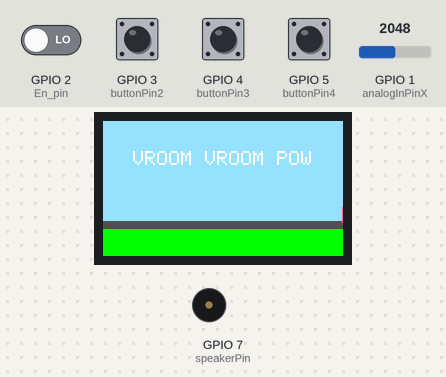
The sketch below on a simulated ESP32-S3. Parts: 240×135 colour display, buzzer (waves = sounding). The inputs (shaded band) are chosen by the test bench; at power-on: GPIO 2 (En_pin), GPIO 3 (buttonPin2), GPIO 4 (buttonPin3), GPIO 5 (buttonPin4) LOW, GPIO 1 (analogInPinX) = 2048. Random numbers use the default seed unless the sketch sets one; EEPROM starts erased; what the sketch prints to the serial monitor is not drawn.

Above: at 3.3 s.
At 5.4 s:
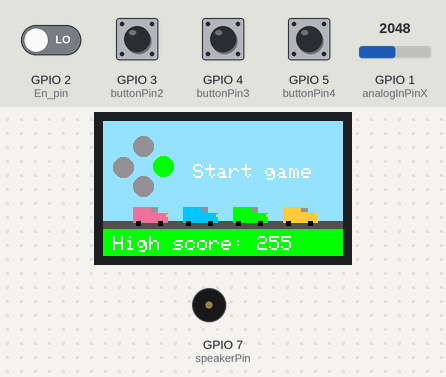
5.5 s: GPIO 2 (En_pin) driven HIGH
At 6.7 s:
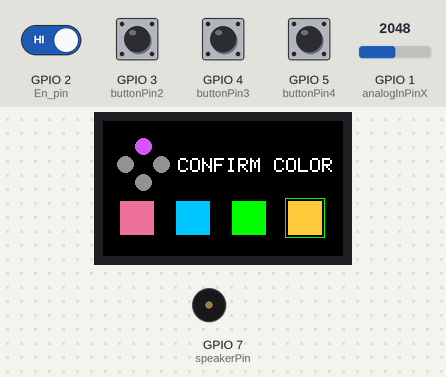
7.4 s: GPIO 5 (buttonPin4) pulled HIGH for 1 s
At 8.6 s:
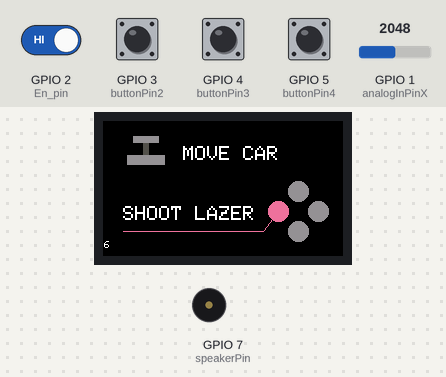
14.4 s: GPIO 1 (analogInPinX) set to 491
17.4 s: GPIO 1 (analogInPinX) set to 129
At 20.6 s:
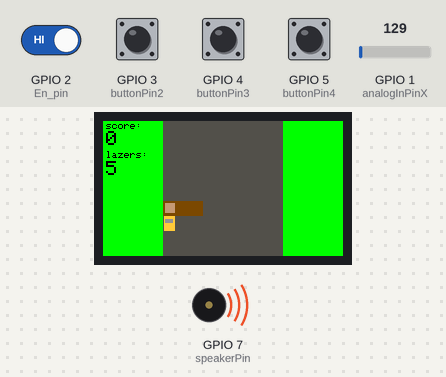
23.4 s: GPIO 2 (En_pin) driven LOW
Timing chart, 0 to 26.4 s (numbered marks = the images above; inputs shaded):
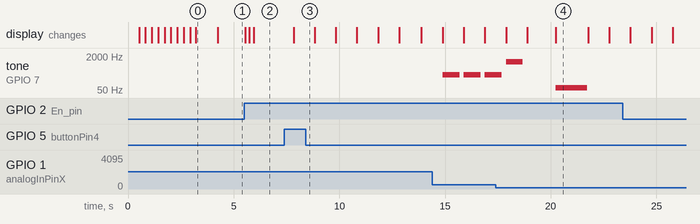

Measured:
- after the input at 5.5 s, the display: first changes at once (image 2 shows a later state)
- after the input at 7.4 s, the display: changes after 0.43 s (image 3)
- by itself, tone on GPIO 7 (speakerPin): plays 1047 Hz for 0.80 s, 65 Hz for 1.5 s
- what the display in image 0 shows lasts 1.1 s, from 3.2 s to 4.3 s
- what the display in image 4 shows lasts 1.6 s, from 20.2 s to 21.8 s

The sketch:

eksamen.ino
```cpp
#include <EEPROM.h>
#include "pitches.h"

bool userInGame = false;
int obstacleX = 60;
int obstacleY = -30;
int carX = 115;
int carMaxX = 169;
int carMinX = 61;
int gameSpeed = 1;
int score = 0;
int lazersAvailable = 5;
int highScore = 0;
const int speakerPin = 7;

#include <Adafruit_ST7789.h>
#include <SPI.h>

#define BLACK 0x0000
#define BROWN 0x7A40
#define BEIGE 0xC4CE
#define GREEN 0x07E0
#define GRAY 0x9492
#define SKY_BLUE 0x971F
#define BLUE 0x063F
#define ASPHALT_GRAY 0x5289
#define YELLOW 0xFE47
#define PINK 0xEB93
#define WHITE 0xFFFF
#define PURPLE 0xD2BF
#define ORANGE 0xFC80
#define RED 0xF920

uint16_t carColorArray[4] = {PINK, BLUE, GREEN, YELLOW};
uint16_t lazerColorArray[6] = {PINK, BLUE, GREEN, PURPLE, ORANGE, RED};
uint16_t carColor = PINK;
uint16_t lazerColor = GREEN;

#if defined(ARDUINO_FEATHER_ESP32)
#define TFT_CS         14
#define TFT_RST        15
#define TFT_DC         32

#elif defined(ESP8266)
#define TFT_CS         4
#define TFT_RST        16
#define TFT_DC         5

#else
#define TFT_CS        10
#define TFT_RST        9
#define TFT_DC         8
#endif

Adafruit_ST7789 tft = Adafruit_ST7789(TFT_CS, TFT_DC, TFT_RST);

#define I2C_ADDR 0x27
#define En_pin 2
#define Rw_pin 1
#define Rs_pin 0
#define D4_pin 4
#define D5_pin 5
#define D6_pin 6
#define D7_pin 7

const int buttonPin1 = 2;
const int buttonPin2 = 3;
const int buttonPin3 = 4;
const int buttonPin4 = 5;

int buttonState1 = 0;
int buttonState2 = 0;
int buttonState3 = 0;
int buttonState4 = 0;

const int analogInPinX = A0;
const int analogInPinY = A1;
int sensorValueX = 0;
int outputValueX = 0;


void setup() {
  Serial.begin(9600);
  pinMode(speakerPin, OUTPUT);
  pinMode(buttonPin4, INPUT);
  tft.init(135, 240);
  tft.fillScreen(BLACK);
  tft.setRotation(1);
  splashScreen();

  // Uncomment to reset high score:
  //   EEPROM.write(0, 0);
}

void loop() {
  highScore = EEPROM.read(0);
  drawHomeScreen();
  startGame(2);

  delay(200);
  while (userInGame) {
    obstacleY = obstacleY + gameSpeed;
    drawLogs(obstacleX, obstacleY);
    buttonState3 = digitalRead(buttonPin3);
    buttonState2 = digitalRead(buttonPin2);
    buttonState4 = digitalRead(buttonPin4);

    sensorValueX = analogRead(analogInPinX);
    outputValueX = map(sensorValueX, 0, 1023, 0, 255);

    if (obstacleY >= 150) {
      obstacleY = -30;
      obstacleX = rand() % 80 + 60;
      score++;
      if (score % 10 == 0) {
        lazersAvailable++;
      }
      updateGameStats();
    }

    if (buttonState3 == HIGH && lazersAvailable > 0) {
      activateLazer(carX);
      updateGameStats();
      buttonState3 == LOW;
    }

    if (outputValueX > 150) {
      carX++;
      moveCarRight(carX);
    }

    if (outputValueX < 100) {
      carX--;
      moveCarLeft(carX);
    }

    if ((obstacleY + 15 >= 95) &&
        (obstacleY + 15 <= 110) &&
        (carX >= obstacleX) &&
        (carX <= obstacleX + 40)) {
      gameOver();
    } else if ((obstacleY + 15 >= 95) &&
               (obstacleY + 15 <= 110) &&
               (carX + 10 >= obstacleX) &&
               (carX + 10 <= obstacleX + 40)) {
      gameOver();
    }
  }
}

void drawGameInstructions() {
  tft.fillRect(30, 15, 26, 7, GRAY);
  tft.fillRect(40, 22, 6, 12, ASPHALT_GRAY);
  tft.fillRect(24, 34, 38, 10, GRAY);
  tft.setTextSize(2);
  tft.setTextColor(WHITE);
  tft.setCursor(80, 25);
  tft.print("MOVE CAR");
  tft.fillCircle(175, 90, 10, PINK);
  tft.fillCircle(195, 70, 10, GRAY);
  tft.fillCircle(215, 90, 10, GRAY);
  tft.fillCircle(195, 110, 10, GRAY);
  tft.drawLine(160, 110, 175, 90, PINK);
  tft.drawFastHLine(20, 110, 140, PINK);
  tft.setCursor(20, 85);
  tft.print("SHOOT LAZER");

  tft.setCursor(0, 125);
  tft.setTextColor(WHITE);
  tft.setTextSize(1);
  countdown(6, 1, 120, 1, BLACK);
}

void startGame(int buttonPin) {
  delay(200);
  int buttonState = 0;

  while (1) {
    buttonState = digitalRead(buttonPin);

    if (buttonState == HIGH) {
      buttonState = 0;
      lazerColor = lazerColorArray[random(6)];
      selectCarColor();
      drawGameInstructions();
      drawGameBackground();
      drawCar(carX, carColor);
      showGameStats();
      tft.setTextColor(WHITE);
      delay(1000);

      for (int i = 3; i > 0; i--) {
        tft.setCursor(115, 50);
        tone(speakerPin, NOTE_C4);
        tft.print(i);
        delay(800);
        noTone(speakerPin);
        delay(200);
        tft.fillRect(110, 45, 20, 20, ASPHALT_GRAY);
      }

      tft.setCursor(85, 50);
      tone(speakerPin, NOTE_C6);
      tft.print("START!");
      delay(800);
      noTone(speakerPin);
      delay(200);
      tft.fillRect(75, 45, 80, 20, ASPHALT_GRAY);
      delay(1000);
      userInGame = true;
      return;
    }
  }
}

void countdown(int count, int x, int y, int textSize, uint16_t color) {
  for (int i = count; i > 0; i--) {
    tft.setTextSize(textSize);
    tft.setCursor(x, y);
    tft.print(i);
    delay(1000);
    tft.fillRect(x, y, 10 * x, 15 * y, color);
  }
}

void selectCarColor() {
  buttonState4 = 0;
  bool userHasChosenColor = false;
  int i = 0;
  tft.fillScreen(BLACK);
  tft.fillCircle(22, 43, 8, GRAY);
  tft.fillCircle(40, 25, 8, PURPLE);
  tft.fillCircle(58, 43, 8, GRAY);
  tft.fillCircle(40, 61, 8, GRAY);
  tft.setCursor(75, 37);
  tft.print("CONFIRM COLOR");

  while (!userHasChosenColor) {
    buttonState4 = digitalRead(buttonPin4);
    tft.fillRect(17, 80, 34, 34, carColorArray[0]);
    tft.fillRect(73, 80, 34, 34, carColorArray[1]);
    tft.fillRect(129, 80, 34, 34, carColorArray[2]);
    tft.fillRect(185, 80, 34, 34, carColorArray[3]);
    sensorValueX = analogRead(analogInPinX);
    outputValueX = map(sensorValueX, 0, 1023, 0, 255);
    Serial.print(outputValueX);

    if (outputValueX >= 180) {
      i++;
      if (i > 3) {
        i = 3;
      }
    } else if (outputValueX <= 60) {
      i--;
      if (i < 0) {
        i = 0;
      }
    }

    Serial.print("i: ");
    Serial.println(i);

    if (i == 0) {
      tft.drawRect(14, 77, 40, 40, GREEN);
      tft.drawRect(70, 77, 40, 40, BLACK);
      tft.drawRect(126, 77, 40, 40, BLACK);
      tft.drawRect(182, 77, 40, 40, BLACK);
    } else if (i == 1) {
      tft.drawRect(14, 77, 40, 40, BLACK);
      tft.drawRect(70, 77, 40, 40, GREEN);
      tft.drawRect(126, 77, 40, 40, BLACK);
      tft.drawRect(182, 77, 40, 40, BLACK);
    } else if (i == 2) {
      tft.drawRect(14, 77, 40, 40, BLACK);
      tft.drawRect(70, 77, 40, 40, BLACK);
      tft.drawRect(126, 77, 40, 40, GREEN);
      tft.drawRect(182, 77, 40, 40, BLACK);
    } else if (i == 3) {
      tft.drawRect(14, 77, 40, 40, BLACK);
      tft.drawRect(70, 77, 40, 40, BLACK);
      tft.drawRect(126, 77, 40, 40, BLACK);
      tft.drawRect(182, 77, 40, 40, GREEN);
    }

    carColor = carColorArray[i];
    delay(200);

    if (buttonState4 == HIGH) {
      userHasChosenColor = true;
    }

  }
  tft.fillScreen(BLACK);
}

void moveCarRight(int x) {
  if (x >= carMaxX) {
    x = carMaxX;
    carX = carMaxX;
  }

  drawCar(carX, carColor);
  tft.fillRect(x - 1, 95, 1, 15, ASPHALT_GRAY);
}

void moveCarLeft(int x) {
  if (x <= carMinX) {
    x = carMinX;
    carX = carMinX;
  }

  drawCar(carX, carColor);
  tft.fillRect(x + 11, 95, 1, 15, ASPHALT_GRAY);
}

void updateGameStats() {
  tft.fillRect(0, 0, 60, 70, GREEN);
  tft.fillRect(180, 0, 60, 70, GREEN);
  showGameStats();
}

void activateLazer(int x) {
  lazersAvailable--;
  tft.fillRect(x + 1, 0, 3, 95, lazerColor);
  tft.fillRect(x + 7, 0, 3, 95, lazerColor);
  tft.fillRect(x + 2, 0, 1, 95, WHITE);
  tft.fillRect(x + 8, 0, 1, 95, WHITE);

  for (int i = 1000; i > 700; i--) {
    tone(speakerPin, i);
    delay(1);
  }

  noTone(speakerPin);
  delay(800);

  if ((x >= obstacleX) && (x <= obstacleX + 40)) {
    obstacleY = -100;
    obstacleX = rand() % 80 + 60;
    tft.fillRect(60, 0, 120, 95, ASPHALT_GRAY);
  } else if ((x + 9 >= obstacleX) && (x + 9 <= obstacleX + 40)) {
    obstacleY = -100;
    obstacleX = rand() % 80 + 60;
    tft.fillRect(60, 0, 120, 95, ASPHALT_GRAY);
  }

  tft.fillRect(x + 1, 0, 3, 95, ASPHALT_GRAY);
  tft.fillRect(x + 7, 0, 3, 95, ASPHALT_GRAY);
  delay(500);
}

void gameOver() {
  tone(speakerPin, NOTE_C2);
  delay(1500);
  noTone(speakerPin);
  tft.setTextColor(WHITE);
  drawSecondBackground();
  drawSideCar(carColor, 80);
  tft.setCursor(20, 23);
  tft.println("GAME OVER");
  tft.setCursor(20, 43);

  if (score > highScore) {
    EEPROM.write(0, score);
    tft.print("New high score: ");
  } else {
    tft.print("Score: ");
  }

  tft.print(score);
  tft.setTextColor(BLACK);
  countdown(5, 1, 120, 1, GREEN);

  obstacleY = -60;
  score = 0;
  carX = 115;
  userInGame = false;
  lazersAvailable = 5;
  tft.fillScreen(BLACK);
  tft.setTextColor(WHITE);
  drawHomeScreen();
  startGame(2);
}

void splashScreen() {
  drawSecondBackground();
  tft.setCursor(30, 30);
  tft.setTextSize(2);
  tft.print("VROOM VROOM POW");
  sideCarAnimation();
  delay(1000);
}

void sideCarAnimation() {
  for (int i = -40; i < 240; i++) {
    drawSideCar(carColor, i);
    tft.fillRect(i - 5, 102, 8, 3, ASPHALT_GRAY);
    tft.fillRect(i + 8, 102, 17, 3, ASPHALT_GRAY);
    tft.fillRect(i - 5, 100, 5, 2, ASPHALT_GRAY);
    tft.fillRect(i - 5, 86, 5, 14, SKY_BLUE);
    delay(10);
  }
}

void drawSideCar(uint16_t color, int x) {
  tft.fillRect(x, 86, 25, 6, color);
  tft.fillRect(x, 92, 35, 10, color);
  tft.fillRect(x + 18, 87, 7, 4, GRAY);
  tft.fillRect(x + 33, 93, 2, 3, YELLOW);
  tft.fillRect(x + 3, 100, 5, 5, BLACK);
  tft.fillRect(x + 25, 100, 5, 5, BLACK);
}

void drawHomeScreen() {
  tft.fillRect(0, 0, 240, 100, SKY_BLUE);
  tft.fillRect(0, 100, 240, 35, GREEN);
  tft.fillRect(0, 100, 240, 8, ASPHALT_GRAY);

  tft.fillCircle(20, 46, 10, GRAY);
  tft.fillCircle(40, 25, 10, GRAY);
  tft.fillCircle(60, 45, 10, GREEN);
  tft.fillCircle(40, 65, 10, GRAY);

  drawHomeScreenCars();
  tft.setTextSize(2);

  tft.setCursor(10, 115);
  tft.print("High score: ");
  tft.print(highScore);
  tft.setCursor(90, 43);
  tft.print("Start game");
}

void drawHomeScreenCars() {
  int sideCarX = 30;

  for (int i = 0; i < 4; i++) {
    drawSideCar(carColorArray[i], sideCarX);
    sideCarX = sideCarX + 50;
  }
}

void drawGameBackground() {
  tft.fillScreen(ASPHALT_GRAY);
  tft.fillRect(0, 0, 60, 135, GREEN);
  tft.fillRect(180, 0, 60, 135, GREEN);
}

void drawSecondBackground() {
  tft.fillRect(0, 0, 240, 100, SKY_BLUE);
  tft.fillRect(0, 100, 240, 35, GREEN);
  tft.fillRect(0, 100, 240, 8, ASPHALT_GRAY);
}

void showGameStats() {
  tft.setCursor(3, 1);
  tft.setTextColor(BLACK);
  tft.setTextSize(1.5);
  tft.println("score:");
  tft.setCursor(3, 10);
  tft.setTextSize(2.5);
  tft.println(score);
  tft.setCursor(3, 30);
  tft.setTextSize(1.5);
  tft.println("lazers:");
  tft.setCursor(3, 40);
  tft.setTextSize(2.5);
  tft.print(lazersAvailable);
}

void drawCar(int x, uint16_t carColor) {
  tft.fillRect(x, 95, 10, 15, carColor);
  tft.fillRect(x + 1, 98, 8, 4, GRAY);
  tft.fillRect(x + 1, 95, 2, 1, YELLOW);
  tft.fillRect(x + 7, 95, 2, 1, YELLOW);
}

void drawLogs(int x, int y) {
  tft.fillRect(x, y, 40, 15, BROWN);
  tft.fillRect(x + 2, y + 2, 10, 10, BEIGE);

  tft.fillRect(x + 2, y, 10, 2, BROWN);
  tft.fillRect(x, y - 15, 40, 15, ASPHALT_GRAY);
}
```

pitches.h
```cpp
/*************************************************
   Public Constants
 *************************************************/

#define NOTE_B0  31
#define NOTE_C1  33
#define NOTE_CS1 35
#define NOTE_D1  37
#define NOTE_DS1 39
#define NOTE_E1  41
#define NOTE_F1  44
#define NOTE_FS1 46
#define NOTE_G1  49
#define NOTE_GS1 52
#define NOTE_A1  55
#define NOTE_AS1 58
#define NOTE_B1  62
#define NOTE_C2  65
#define NOTE_CS2 69
#define NOTE_D2  73
#define NOTE_DS2 78
#define NOTE_E2  82
#define NOTE_F2  87
#define NOTE_FS2 93
#define NOTE_G2  98
#define NOTE_GS2 104
#define NOTE_A2  110
#define NOTE_AS2 117
#define NOTE_B2  123
#define NOTE_C3  131
#define NOTE_CS3 139
#define NOTE_D3  147
#define NOTE_DS3 156
#define NOTE_E3  165
#define NOTE_F3  175
#define NOTE_FS3 185
#define NOTE_G3  196
#define NOTE_GS3 208
#define NOTE_A3  220
#define NOTE_AS3 233
#define NOTE_B3  247
#define NOTE_C4  262
#define NOTE_CS4 277
#define NOTE_D4  294
#define NOTE_DS4 311
#define NOTE_E4  330
#define NOTE_F4  349
#define NOTE_FS4 370
#define NOTE_G4  392
#define NOTE_GS4 415
#define NOTE_A4  440
#define NOTE_AS4 466
#define NOTE_B4  494
#define NOTE_C5  523
#define NOTE_CS5 554
#define NOTE_D5  587
#define NOTE_DS5 622
#define NOTE_E5  659
#define NOTE_F5  698
#define NOTE_FS5 740
#define NOTE_G5  784
#define NOTE_GS5 831
#define NOTE_A5  880
#define NOTE_AS5 932
#define NOTE_B5  988
#define NOTE_C6  1047
#define NOTE_CS6 1109
#define NOTE_D6  1175
#define NOTE_DS6 1245
#define NOTE_E6  1319
#define NOTE_F6  1397
#define NOTE_FS6 1480
#define NOTE_G6  1568
#define NOTE_GS6 1661
#define NOTE_A6  1760
#define NOTE_AS6 1865
#define NOTE_B6  1976
#define NOTE_C7  2093
#define NOTE_CS7 2217
#define NOTE_D7  2349
#define NOTE_DS7 2489
#define NOTE_E7  2637
#define NOTE_F7  2794
#define NOTE_FS7 2960
#define NOTE_G7  3136
#define NOTE_GS7 3322
#define NOTE_A7  3520
#define NOTE_AS7 3729
#define NOTE_B7  3951
#define NOTE_C8  4186
#define NOTE_CS8 4435
#define NOTE_D8  4699
#define NOTE_DS8 4978
```
